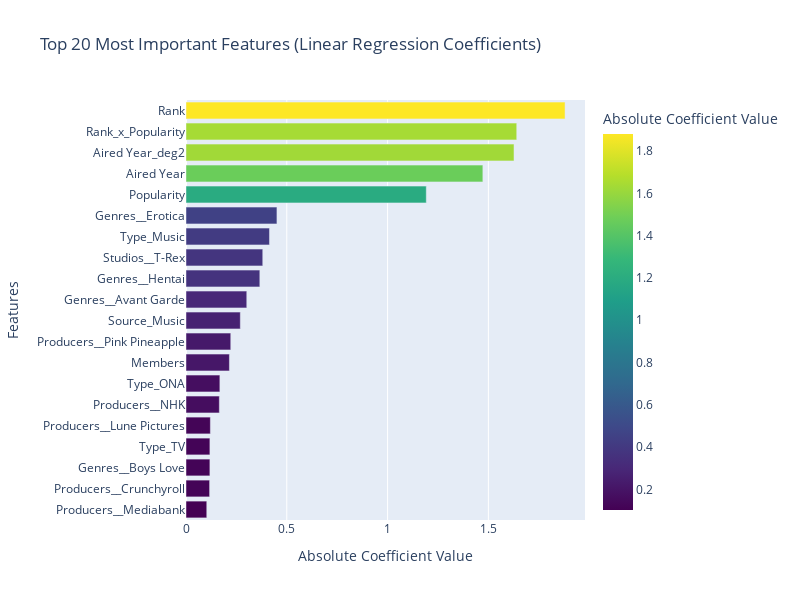

The notebook cell this image was saved under:
### Code cell
# ---- GET FEATURE NAMES ----
try:
    feature_names = preprocessor.get_feature_names_out()
except:
    feature_names = np.array([f"feat_{i}" for i in range(X_train_pre.shape[1])])

# ---- LINEAR REG COEFFICIENTS ----
coefs = full_pipeline.named_steps["model"].coef_

coef_df = pd.DataFrame({
    "feature": feature_names,
    "coef": coefs,
})

coef_df["abs_coef"] = coef_df["coef"].abs()
coef_df_sorted = coef_df.sort_values("abs_coef", ascending=False)

# Lấy top 20 features
top_20 = coef_df_sorted.head(20)

# Vẽ biểu đồ bằng Plotly
fig = px.bar(
    top_20,
    x='abs_coef',
    y='feature',
    orientation='h',
    title='Top 20 Most Important Features (Linear Regression Coefficients)',
    labels={'abs_coef': 'Absolute Coefficient Value', 'feature': 'Features'},
    color='abs_coef',
    color_continuous_scale='viridis'
)

# Tùy chỉnh layout
fig.update_layout(
    yaxis={'categoryorder': 'total ascending'},
    showlegend=False,
    height=600,
    width=800
)

# Hiển thị biểu đồ
fig.show()

### Figure 1 — Plotly figure (JSON) as saved in the notebook; plotly's stock layout.template omitted (floating-point values rounded to 4 significant figures)
{"data": [{"hovertemplate": "Absolute Coefficient Value=%{marker.color}<br>Features=%{y}<extra></extra>", "legendgroup": "", "marker": {"color": [1.88, 1.641, 1.627, 1.473, 1.192, 0.4511, 0.4141, 0.3808, 0.3663, 0.3014, 0.2695, 0.222, 0.2154, 0.168, 0.1654, 0.1209, 0.1185, 0.1185, 0.1172, 0.103], "coloraxis": "coloraxis", "pattern": {"shape": ""}}, "name": "", "orientation": "h", "showlegend": false, "textposition": "auto", "type": "bar", "x": [1.88, 1.641, 1.627, 1.473, 1.192, 0.4511, 0.4141, 0.3808, 0.3663, 0.3014, 0.2695, 0.222, 0.2154, 0.168, 0.1654, 0.1209, 0.1185, 0.1185, 0.1172, 0.103], "xaxis": "x", "y": ["Rank", "Rank_x_Popularity", "Aired Year_deg2", "Aired Year", "Popularity", "Genres__Erotica", "Type_Music", "Studios__T-Rex", "Genres__Hentai", "Genres__Avant Garde", "Source_Music", "Producers__Pink Pineapple", "Members", "Type_ONA", "Producers__NHK", "Producers__Lune Pictures", "Type_TV", "Genres__Boys Love", "Producers__Crunchyroll", "Producers__Mediabank"], "yaxis": "y"}], "layout": {"barmode": "relative", "coloraxis": {"colorbar": {"title": {"text": "Absolute Coefficient Value"}}, "colorscale": [[0, "#440154"], [0.1111, "#482878"], [0.2222, "#3e4989"], [0.3333, "#31688e"], [0.4444, "#26828e"], [0.5556, "#1f9e89"], [0.6667, "#35b779"], [0.7778, "#6ece58"], [0.8889, "#b5de2b"], [1, "#fde725"]]}, "height": 600, "legend": {"tracegroupgap": 0}, "showlegend": false, "title": {"text": "Top 20 Most Important Features (Linear Regression Coefficients)"}, "width": 800, "xaxis": {"anchor": "y", "domain": [0, 1], "title": {"text": "Absolute Coefficient Value"}}, "yaxis": {"anchor": "x", "categoryorder": "total ascending", "domain": [0, 1], "title": {"text": "Features"}}}}
